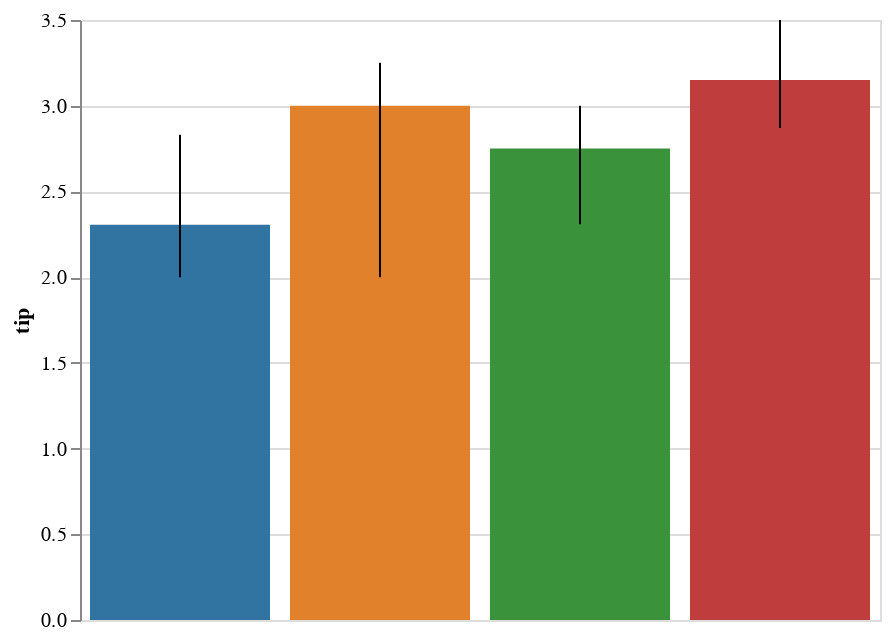

Notebook code cell kept with this figure:
### Code cell
from numpy import median
display(salt.barplot(x="day", y="tip", data=tips, estimator=median))
ax = sns.barplot(x="day", y="tip", data=tips, estimator=median)

### Figure 1 — Vega-Lite specification as saved in the notebook (floating-point values rounded to 4 significant figures)
{"$schema": "https://vega.github.io/schema/vega-lite/v2.4.1.json", "config": {"view": {"height": 300, "width": 400}}, "data": {"values": [{"c": "rgb(49.62499999999999, 115.62499999999996, 161.37500000000003)", "ci0": 2, "ci1": 2.83, "day": "Thur", "tip": 2.305}, {"c": "rgb(224.87499999999997, 128.875, 44.12500000000004)", "ci0": 2, "ci1": 3.25, "day": "Fri", "tip": 3}, {"c": "rgb(58.49999999999999, 145.50000000000003, 58.49999999999999)", "ci0": 2.308, "ci1": 3, "day": "Sat", "tip": 2.75}, {"c": "rgb(192.125, 60.87500000000001, 61.62499999999999)", "ci0": 2.87, "ci1": 3.5, "day": "Sun", "tip": 3.15}]}, "layer": [{"encoding": {"color": {"field": "c", "scale": null, "type": "nominal"}, "x": {"axis": {"title": "day"}, "field": "day", "sort": null, "type": "nominal"}, "y": {"axis": {"title": "tip"}, "field": "tip", "type": "quantitative"}}, "mark": "bar", "selection": {"selector024": {"bind": "scales", "encodings": ["x", "y"], "mark": {"fill": "#333", "fillOpacity": 0.125, "stroke": "white"}, "on": "[mousedown, window:mouseup] > window:mousemove!", "resolve": "global", "translate": "[mousedown, window:mouseup] > window:mousemove!", "type": "interval", "zoom": "wheel!"}}}, {"encoding": {"x": {"axis": null, "field": "day", "sort": null, "type": "nominal"}, "y": {"field": "ci0", "type": "quantitative"}, "y2": {"field": "ci1", "type": "quantitative"}}, "mark": "rule"}]}
